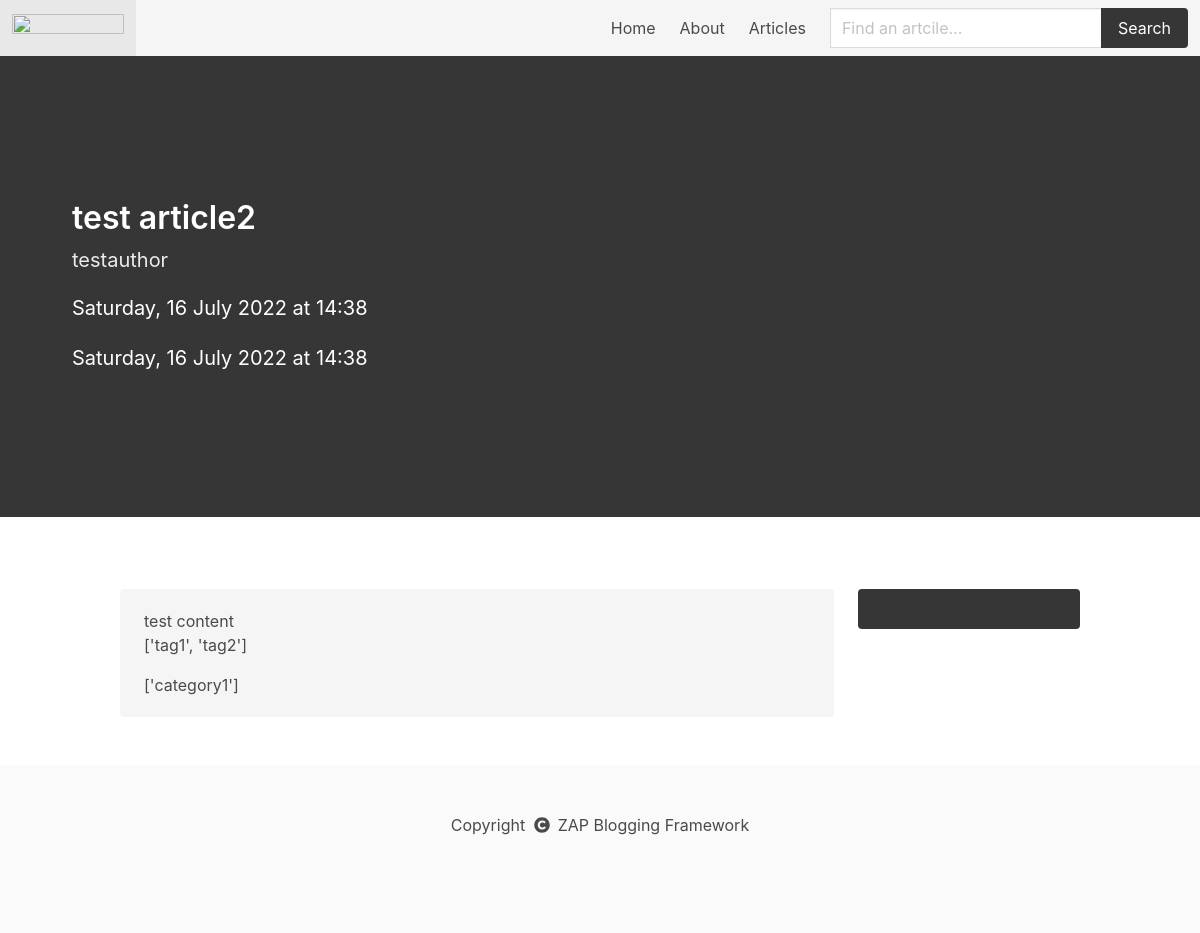
The app's page /article/test_article2/, older data.
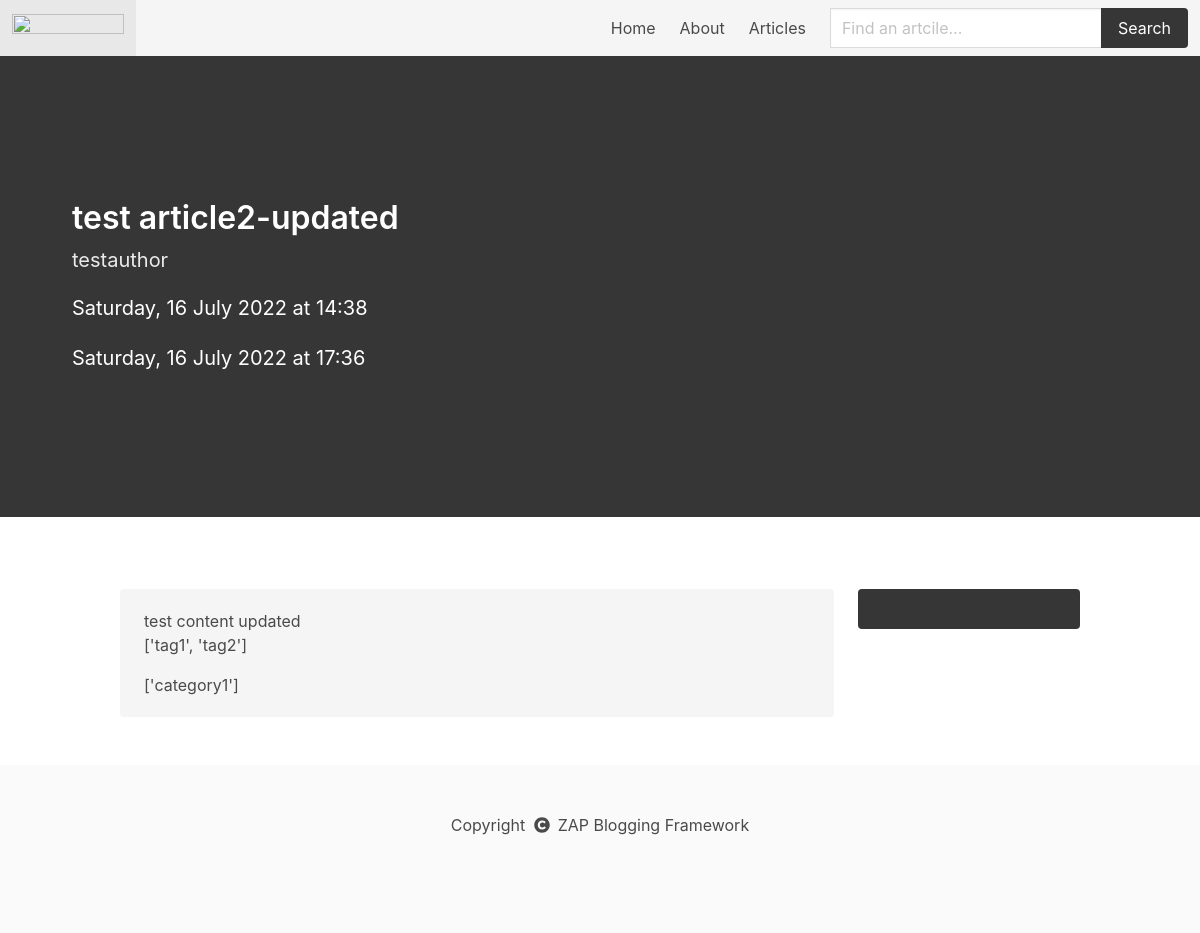
The same page, newer data.
### model.py (models this page shows)
class Articles(db.Model):
    id = db.Column(db.Integer, primary_key=True)
    title = db.Column(db.String(250))
    author = db.Column(db.String(250), db.ForeignKey('users.name'))
    link = db.Column(db.String(250))
    content = db.Column(db.Text)
    summary = db.Column(db.Text)
    date_posted = db.Column(db.DateTime)
    date_updated = db.Column(db.DateTime)
    tags = db.Column(db.PickleType())
    categories = db.Column(db.PickleType())

### public.py (the view)
@public.route('/article/<title>/')
def article(title):
    article = Articles.query.filter_by(link=title).first_or_404()
    datePosted = dates.format_datetime(article.date_posted, "EEEE, d MMMM y 'at' HH:mm")
    dateUpdated = dates.format_datetime(article.date_updated, "EEEE, d MMMM y 'at' HH:mm")
    return render_template('article.html', article=articleSchema.dump(article), date_posted=datePosted, date_updated=dateUpdated)

### forms.py
class SearchForm(FlaskForm):
    searched = StringField('Searched', validators=[DataRequired()])
    submit = SubmitField('Submit')

### public.py (called while the page is built)
@public.context_processor
def base():
    form = SearchForm()
    return dict(form=form)

### templates/article.html
{% extends 'post-base.html' %}
{% block hero %}
<p class="title">
    {{article.title}}
</p>
<p class="subtitle">
    {{article.author}}
</p>
<p>
    {{date_posted}}
</p>
<p>
    {{date_updated}}
</p>
{% endblock %}
{% block article %}
{{article.content}}
<p>
    {{article.tags}}
</p>
<p>
    {{article.categories}}
</p>
{% endblock %}

### templates/post-base.html (shortened to what this page needs)
{% extends 'page-base.html' %}
{% block content %}
<div class="columns">
    <div class="column">
        <div class="notification content">
            {% block article %}
            {% endblock %}
        </div>
    </div>
    <div class="column is-one-quarter">
        <div class="notification is-dark">
        </div>
    </div>
</div>
{% endblock %}

### templates/page-base.html (shortened to what this page needs)
<!DOCTYPE html>
<html>
    <head>
        <link rel="stylesheet" href="{{ url_for('static', filename='style.css') }}">
    </head>
    <body>
        <nav class="navbar is-light" role="navigation" aria-label="main navigation">
            <div class="navbar-brand">
              <a class="navbar-item" href="{{ url_for('public.index') }}">
                <img src="https://bulma.io/images/bulma-logo.png" width="112" height="28">
              </a>
            </div>
            <div id="navbarBasicExample" class="navbar-menu">
              <div class="navbar-end">
                <a class="navbar-item" href="{{ url_for('public.index') }}">
                    Home
                </a>
                <a class="navbar-item" href="{{ url_for('public.about') }}">
                    About
                </a>
                <a class="navbar-item" href="{{ url_for('public.articles') }}">
                    Articles
                </a>
                <div class="navbar-item">
                    <form method="POST" action="{{ url_for('public.search') }}" class="field has-addons">
                        <div class="control">
                            <input class="input" type="text" placeholder="Find an artcile..." name="searched">
                        </div>
                        <div class="control">
                            <input class="button is-dark" type="submit" value="Search">
                        </div>
                    </form>
                </div>
              </div>
            </div>
        </nav>
        <section class="hero is-medium is-dark content">
            <div class="hero-body">
                {% block hero %}
                {% endblock %}
            </div>
          </section>
        <section class="section">
            <div class="container">
                {% block content %}
                {% endblock %}
            </div>
        </section>
        <footer class="footer is-primary">
            <div class="content has-text-centered">
                <p>
                    Copyright
                    <span class="icon-text">
                        <span class="icon">
                            <i class="fas fa-copyright"></i>
                        </span>
                        <span>{{ config['SITE_NAME'] }}</span>
                    </span>
                </p>
            </div>
          </footer>
    </body>
</html>

Row changes from the older to the newer data that the page shows:
changed Articles "testauthor": title "test article2" → "test article2-updated"; content "test content" → "test content updated"
Text that changed along with them:
{{ date_updated }}: "Saturday, 16 July 2022 at 14:38" → "Saturday, 16 July 2022 at 17:36"
